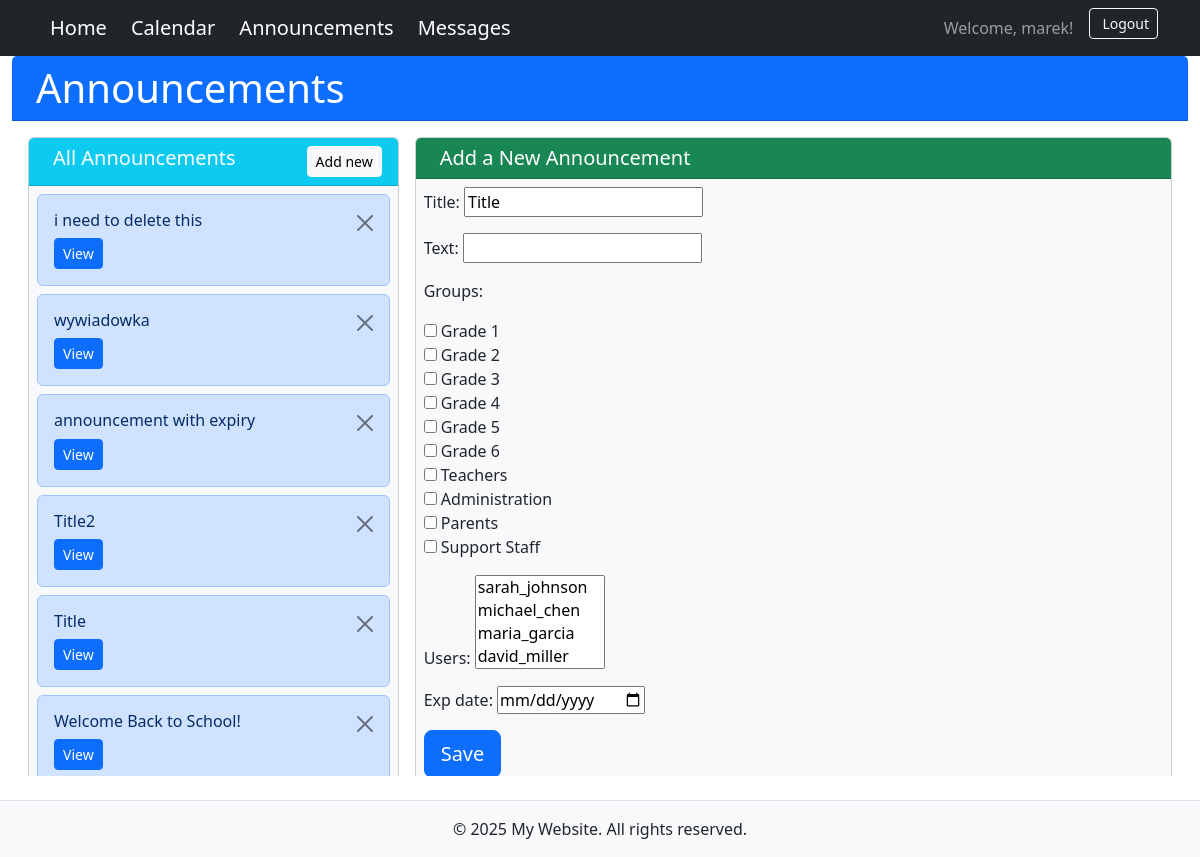
Before: /announcements/create/ (signed in) with the older database file.
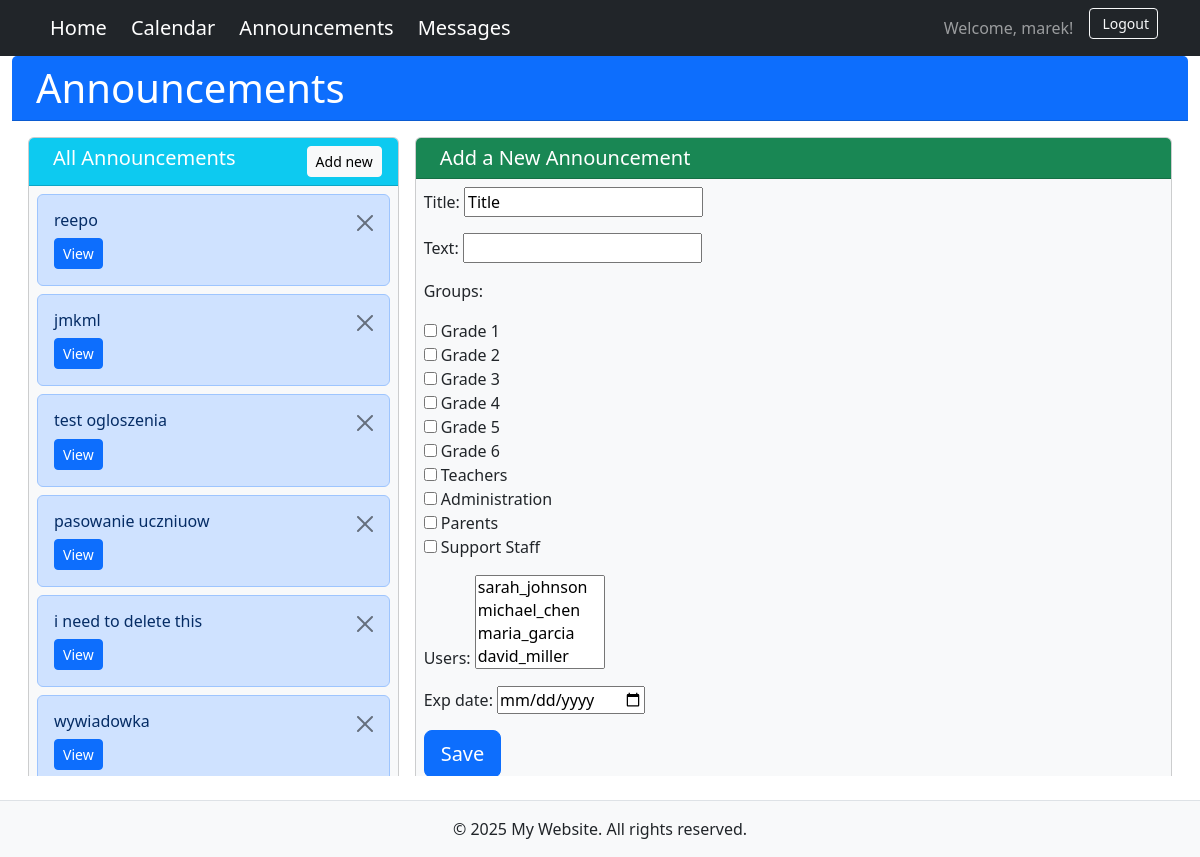
After: the same page with the newer database file.
### announcements/models.py (models this page shows)
class Announcement(models.Model):
    author = models.ForeignKey(
        User,
        on_delete=models.CASCADE,
        related_name="authored_announcements",
        null=True,
    )
    pub_date = models.DateTimeField("date published",auto_now_add=True)
    exp_date = models.DateTimeField("expiration date",null=True)
    title = models.CharField(max_length=200,default="Title")
    text = models.CharField(max_length=1500)
    groups = models.ManyToManyField(Group, related_name="announcements")
    users = models.ManyToManyField(User, related_name="announcements")

### announcements/views.py (the view, shortened to what this page needs)
# urls.py: path("announcements/create/", CreateAnnouncementView.as_view(), name="announcement_create"),
class CreateAnnouncementView(CreateView):
    model = Announcement
    form_class = AnnouncementForm
    template_name = 'announcement_form.html'
    success_url = '/'
    def get_context_data(self, **kwargs):
        context = super().get_context_data(**kwargs)
        context['announcements'] = Announcement.objects.all().order_by('-pub_date')
        return context

### announcements/forms.py
class AnnouncementForm(forms.ModelForm):
    groups = forms.ModelMultipleChoiceField(
        queryset=Group.objects.all(),
        widget=forms.CheckboxSelectMultiple,  # optional: renders as checkboxes
        required=False
    )
    exp_date = forms.DateField(
        widget=forms.DateInput(attrs={'type': 'date'}),
        required=False
    )
    class Meta:
        model = Announcement
        fields = ['title', 'text', 'groups', 'users', 'exp_date']

### announcements/templates/announcement_form.html (shortened to what this page needs)
{% extends 'announcements_page.html' %}
{% block announcement %}
<div class="card-header bg-success text-white">
    <h5 class="mb-0">
        Add a New Announcement
    </h5>
</div>
<div class="card-body flex-grow-1 overflow-auto p-2">
    <form method="post">
        {{ form.as_p }}
        <button type="submit" class="btn btn-primary btn-lg">Save</button>
    </form>
</div>
</div>
{% endblock %}

### announcements/templates/announcements_page.html (shortened to what this page needs)
{% extends 'base.html' %}
{% block content %}
<div class="container-fluid d-flex flex-column overflow-hidden" style="height: calc(100vh - var(--navbar-height, 80px));">
    <div class="row flex-grow-1 g-0">
        <div class="col-12">
            <div class="card h-100 border-0">
                <div class="card-header bg-primary text-white">
                    <h1 class="mb-0">
                        Announcements
                    </h1>
                </div>
                <div class="card-body flex-grow-1 p-3 d-flex flex-column overflow-hidden">
                    {% if user.is_authenticated %}
                        <div class="row flex-grow-1 overflow-hidden g-3">
                            <div class="col-lg-4 col-md-12 d-flex">
                                <div class="flex-grow-1 d-flex flex-column">
                                    <div class="card bg-light flex-grow-1 d-flex flex-column">
                                        <div class="card-header bg-info text-white">
                                            <h5 class="mb-0">
                                                All Announcements
                                                <a href="{% url 'announcement_create' %}" class="btn btn-sm btn-light float-end">Add new</a>
                                            </h5>
                                        </div>
                                        <div class="card-body flex-grow-1 overflow-auto p-2">
                                            {% for ann in announcements %}
                                                <div class="alert alert-primary alert-dismissible fade show mb-2" role="alert">
                                                    <h6 class="alert-heading">{{ ann.title }}</h6>
                                                    <button type="button" class="btn-close" data-bs-dismiss="alert"></button>
                                                    <a href="{% url 'announcement_detail' ann.pk %}" class="btn btn-primary btn-sm">View</a>
                                                </div>
                                            {% endfor %}
                                        </div>
                                    </div>
                                </div>
                            </div>
                            <div class="col-lg-8 col-md-12 d-flex">
                                <div class="flex-grow-1 d-flex flex-column">
                                    <div class="card bg-light flex-grow-1 d-flex flex-column">
                                        {% block announcement %}{% endblock %}
                                    </div>
                                </div>
                            </div>
                        </div>
                    {% endif %}
                </div>
            </div>
        </div>
    </div>
</div>
{% endblock %}

Changed rows visible on the page:
no longer on this page (row unchanged): Announcement: title "announcement with expiry"
no longer on this page (row unchanged): Announcement: title "Title2"
no longer on this page (row unchanged): Announcement: title "Title"
no longer on this page (row unchanged): Announcement: title "Welcome Back to School!"
added Announcement: title "reepo"
added Announcement: title "jmkml"
added Announcement: title "test ogloszenia"
added Announcement: title "pasowanie uczniuow"
